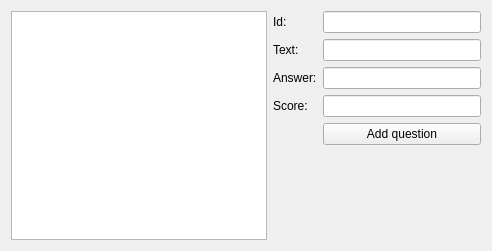
<?xml version="1.0" encoding="UTF-8"?>
<ui version="4.0">
 <class>PresenterWindowListClass</class>
 <widget class="QWidget" name="PresenterWindowListClass">
  <property name="geometry">
   <rect>
    <x>0</x>
    <y>0</y>
    <width>492</width>
    <height>251</height>
   </rect>
  </property>
  <property name="windowTitle">
   <string>PresenterWindowList</string>
  </property>
  <layout class="QHBoxLayout" name="horizontalLayout_3">
   <item>
    <layout class="QHBoxLayout" name="horizontalLayout_2">
     <item>
      <widget class="QListView" name="questionsList"/>
     </item>
     <item>
      <layout class="QHBoxLayout" name="horizontalLayout">
       <item>
        <layout class="QGridLayout" name="gridLayout">
         <item row="1" column="0">
          <layout class="QFormLayout" name="formLayout">
           <item row="0" column="0">
            <widget class="QLabel" name="label">
             <property name="text">
              <string>Id:</string>
             </property>
            </widget>
           </item>
           <item row="0" column="1">
            <widget class="QLineEdit" name="questionIdInput"/>
           </item>
           <item row="1" column="0">
            <widget class="QLabel" name="label_2">
             <property name="text">
              <string>Text:</string>
             </property>
            </widget>
           </item>
           <item row="1" column="1">
            <widget class="QLineEdit" name="questionTextInput"/>
           </item>
           <item row="2" column="0">
            <widget class="QLabel" name="label_3">
             <property name="text">
              <string>Answer:</string>
             </property>
            </widget>
           </item>
           <item row="2" column="1">
            <widget class="QLineEdit" name="questionAnswerInput"/>
           </item>
           <item row="3" column="0">
            <widget class="QLabel" name="label_4">
             <property name="text">
              <string>Score:</string>
             </property>
            </widget>
           </item>
           <item row="3" column="1">
            <widget class="QLineEdit" name="questionScoreInput"/>
           </item>
           <item row="4" column="1">
            <widget class="QPushButton" name="addQuestionButton">
             <property name="text">
              <string>Add question</string>
             </property>
            </widget>
           </item>
          </layout>
         </item>
        </layout>
       </item>
      </layout>
     </item>
    </layout>
   </item>
  </layout>
 </widget>
 <layoutdefault spacing="6" margin="11"/>
 <resources/>
 <connections>
  <connection>
   <sender>addQuestionButton</sender>
   <signal>clicked()</signal>
   <receiver>PresenterWindowListClass</receiver>
   <slot>addQuestion()</slot>
   <hints>
    <hint type="sourcelabel">
     <x>363</x>
     <y>187</y>
    </hint>
    <hint type="destinationlabel">
     <x>502</x>
     <y>341</y>
    </hint>
   </hints>
  </connection>
 </connections>
 <slots>
  <slot>addQuestion()</slot>
 </slots>
</ui>
